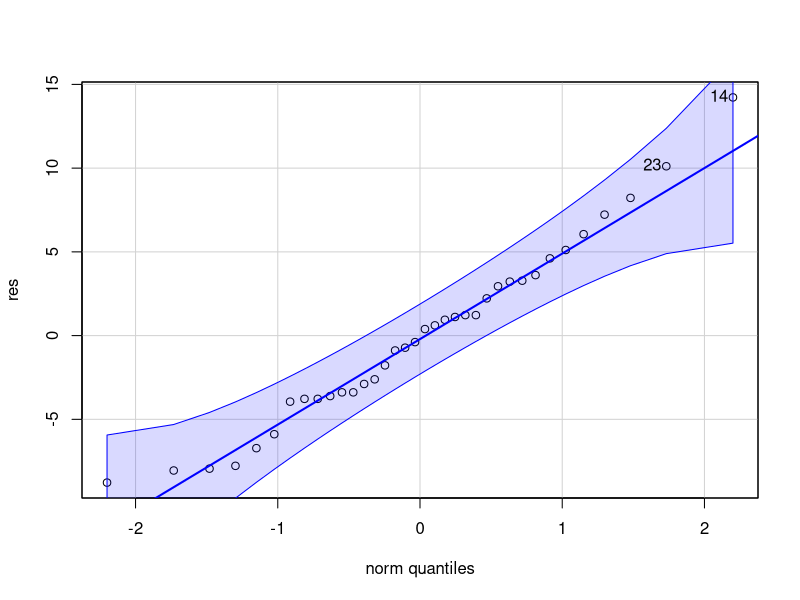
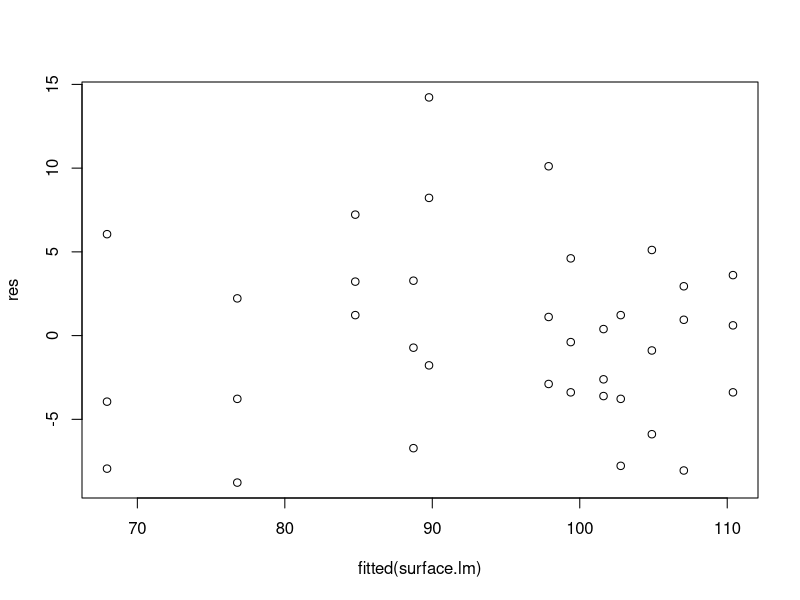
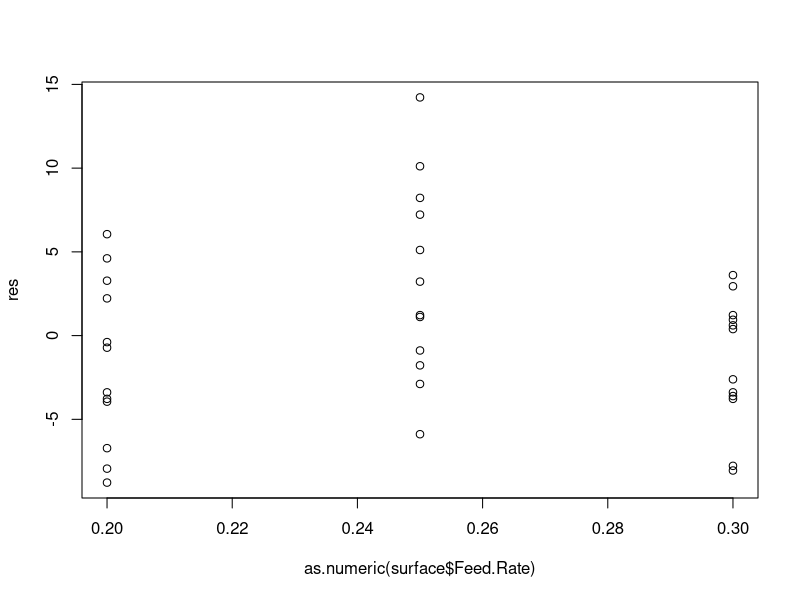
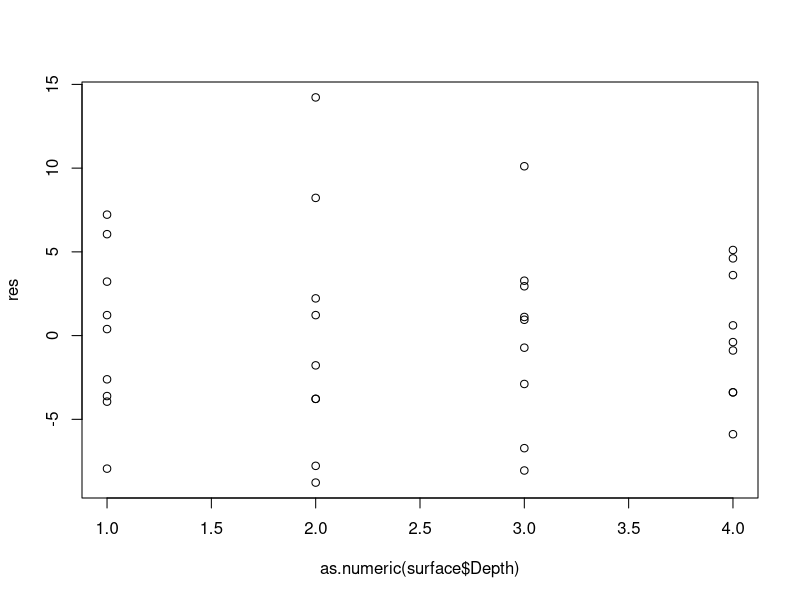
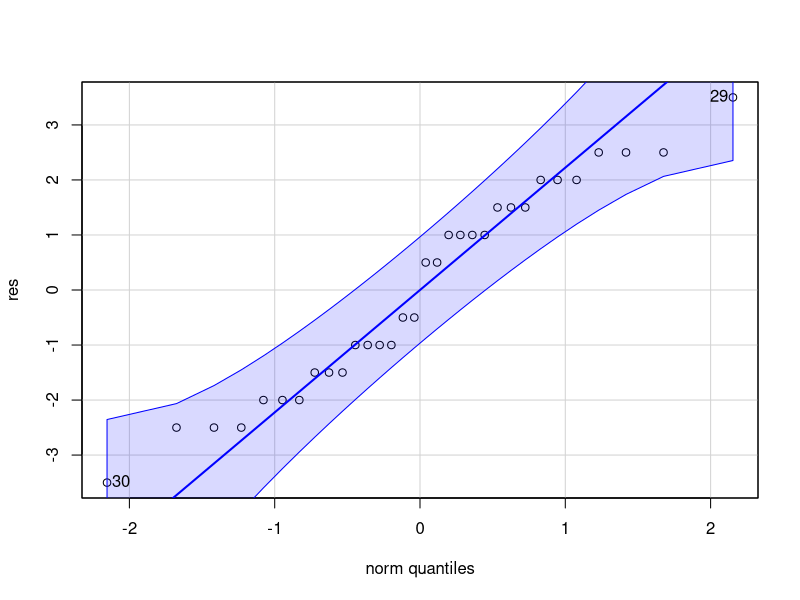
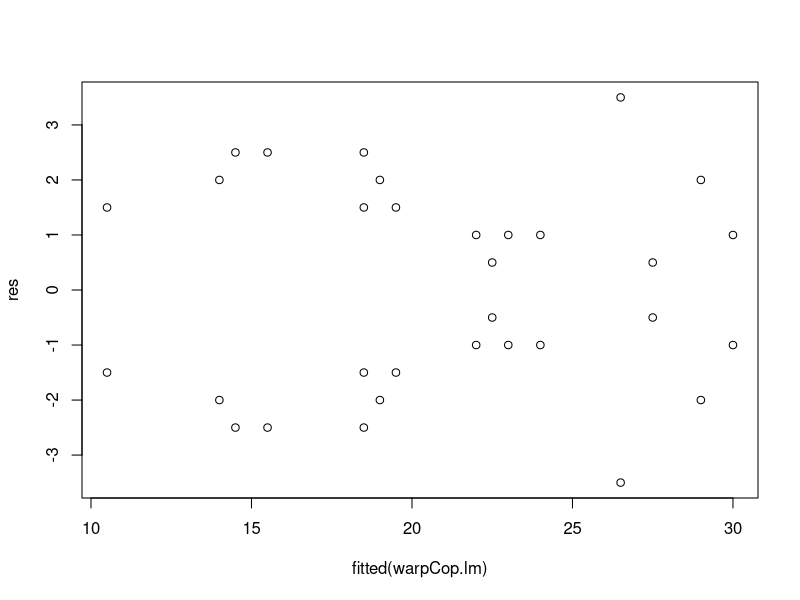
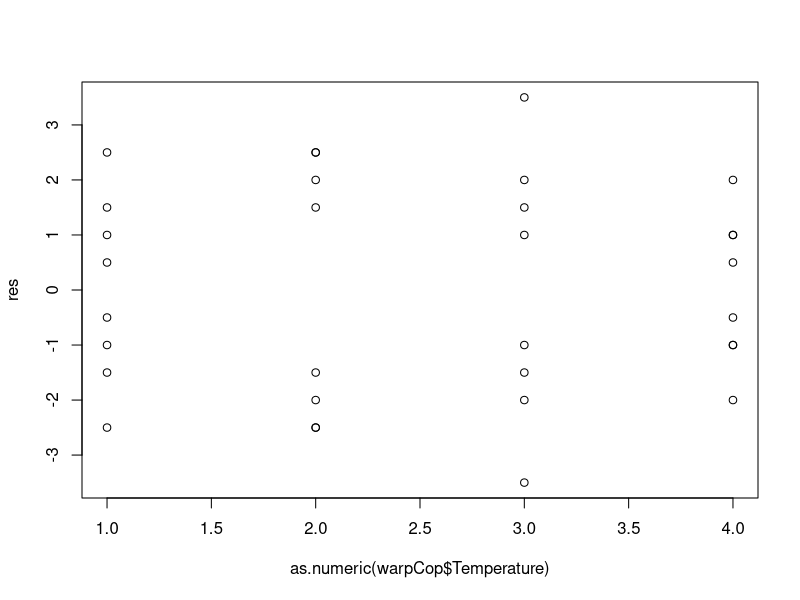
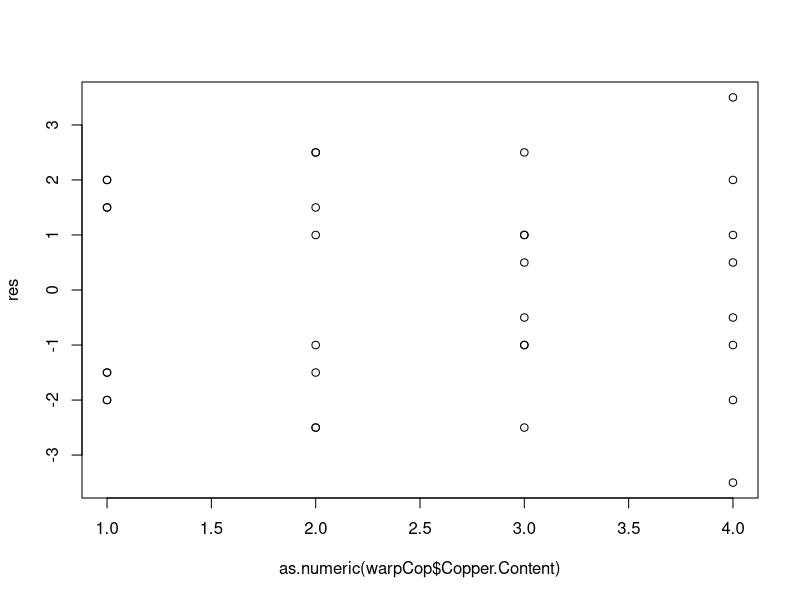

R code for these plots, in order: (Note: this script raises an error after producing the figures.)
## ---- chunk 1
# libraries
library(readxl)
library(car)
library(reshape2)
## ---- chunk 2
library(readxl)
#surface <- read_excel("C:/Users/Emmanuel/Desktop/SPRING 2018/MATH 447/Chapter 5/surface.xlsx")

# surface wide format
surface.w <- as.data.frame(x = matrix(data = c(rep(c(.2, .25, .3), each = 3), c(74, 64, 60, 92, 86, 88, 99, 98, 102), c(79, 68, 73, 98, 104, 88, 104, 99, 95), c(82, 88, 92, 99, 108, 95, 108, 110, 99), c(99, 104, 96, 104, 110, 99, 114, 111, 107)), nrow = 9, byrow = FALSE))

names(surface.w) <- c("Feed.Rate", ".15", ".18", ".2", ".25")

# surface long format
surface <- melt(data = surface.w, id.vars = c("Feed.Rate"))
names(surface) <- c("Feed.Rate", "Depth", "Surface")
surface

####
surface.aov = aov(Surface ~ factor(Feed.Rate)*factor(Depth), surface)
summary(surface.aov)
## ---- chunk 3
surface.lm=lm(Surface ~ Feed.Rate*Depth,surface)
res=surface$Surface-fitted(surface.lm)
library(car)
qqPlot(res)
plot(fitted(surface.lm), res) 
plot(as.numeric(surface$Feed.Rate), res)
plot(as.numeric(surface$Depth), res)
## ---- chunk 4
total1 = (74+64+60+79+68+73+82+88+92+99+104+96)
estimate0.20 = total1/12; estimate0.20
total2 = (92+86+88+98+104+88+99+108+95+104+110+99)
estimate0.25 = total2/12; estimate0.25
total3 = (99+98+102+104+99+95+108+110+99+114+111+107)
estimate0.30 = total3/12; estimate0.30
## ---- chunk 5
surface.aov = aov(Surface ~ factor(Feed.Rate)*factor(Depth), surface)
summary(surface.aov)
## ---- chunk 6
estimate0.20
estimate0.25
alpha = 0.05
a=3
b=4
n=3
MSe=summary(surface.aov)[[1]][4,3]
tk.cri=qtukey(.95,a,a*b*(n-1))*sqrt(2*MSe/n)
diff = estimate0.20-estimate0.25
me=c(-1,1)*tk.cri+diff
me
## ---- chunk 7
library(readxl)
# warpCop <- read_excel("warpCop.xlsx")

# warpCop wide format
warpCop.w <- as.data.frame(x = matrix(data = c(rep(c(50, 75, 100, 125),
                                                   each = 2),
                                               c(17, 20, 12, 9, 16, 12, 21, 17),
                                               c(16, 21, 18, 13, 18, 21, 23, 21),
                                               c(24, 22, 17, 12, 25, 23, 23, 22),
                                               c(28, 27, 27, 31, 30, 23, 29, 31)),
                                      byrow = FALSE,
                                      nrow = 8))
names(warpCop.w) <- c("Temperature", "40", "60", "80", "100")

# warpCop long format
warpCop <- melt(data = warpCop.w, id.vars = c("Temperature"))
names(warpCop) <- c("Temperature", "Copper.Content", "Warping")
warpCop

warpCop$Temperature=as.factor(warpCop$Temperature) #factor A; a levels
warpCop$Copper.Content=as.factor(warpCop$Copper.Content) #factor B; b levels
warpCop.aov = aov(Warping ~ Temperature*Copper.Content, warpCop)
summary(warpCop.aov)

MSe=summary(warpCop.aov)[[1]][4,3]
## ---- chunk 8
warpCop.lm=lm(Warping ~ Temperature*Copper.Content,warpCop)
res=warpCop$Warping-fitted(warpCop.lm)
library(car)
qqPlot(res)
plot(fitted(warpCop.lm), res) 
plot(as.numeric(warpCop$Temperature), res)
plot(as.numeric(warpCop$Copper.Content), res)
## ---- chunk 9
#fiber <- read_excel("C:/Users/Emmanuel/Desktop/SPRING 2018/MATH 447/Chapter 5/fiber.xlsx")

# fiber wide format
fiber.w <- as.data.frame(x = matrix(data = c(rep(c("1", "2", "3"),
                                                 each = 2),
                                             c(109, 110, 110, 112, 116, 114),
                                             c(110, 115, 110, 111, 112, 115),
                                             c(108, 109, 111, 109, 114, 119),
                                             c(110, 108, 114, 112, 120, 117)),
                                    nrow = 6,
                                    byrow = FALSE))
names(fiber.w) <- c("Operator", "1", "2", "3", "4")

# fiber long format
fiber <- melt(data = fiber.w, id.vars = c("Operator"))
names(fiber) <- c("Operator", "Machine", "Strength")
fiber
  

fiber.aov = aov(as.numeric(Strength) ~ Operator*Machine, fiber)
summary(fiber.aov)
## ---- chunk 10
fiber.lm=lm(Strength ~ Operator*Machine,fiber)
res=fiber$Strength-fitted(fiber.lm)
library(car)
qqPlot(res)
plot(fitted(fiber.lm), res) 
plot(as.numeric(fiber$Operator), res)
plot(as.numeric(fiber$Machine), res)
## ---- chunk 11
# creating table
warp <- as.data.frame(x = matrix(data = c(rep(x = c("Block 1", "Block 2"),
                                              each = 16),
                                          rep(x = c(50, 75, 100, 125),
                                              each = 4,
                                              times = 2),
                                          rep(x = c(40, 60, 80, 100),
                                              times = 8),
                                          c(17, 16, 24, 28,
                                            12, 18, 17, 27,
                                            16, 18, 25, 30,
                                            21, 23, 23, 29,
                                            20, 21, 22, 27,
                                            9, 13, 12, 31,
                                            12, 21, 23, 23,
                                            17, 21, 22, 31)),
                                 nrow = 32,
                                 byrow = FALSE))
names(warp) <- c("Blocks", "Temp", "Copper", "Warp")
attach(warp)

# running ANOVA
warp.aov <- aov(formula = as.numeric(Warp) ~ factor(Blocks) + factor(Temp)*factor(Copper),
                data = warp)
summary(warp.aov)

# sum of squares components
n = 2; a = 4; b = 4
part2 <- ((17 + 16 + 24 + 28 + 12 + 18 + 17 + 27 + 16 + 18 + 25 + 30 + 21 + 23 + 23 + 29 + 20 + 21 + 22 + 27 + 9 + 13 + 12 + 31 + 12 + 21 + 23 + 23 + 17 + 21 + 22 + 31)**2) / (32)
total <- ((17)**2 + (16)**2 + (24)**2 + (28)**2 + (12)**2 + (18)**2 + (17)**2 + (27)**2 + (16)**2 + (18)**2 + (25)**2 + (30)**2 + (21)**2 + (23)**2 + (23)**2 + (29)**2 + (20)**2 + (21)**2 + (22)**2 + (27)**2 + (9)**2 + (13)**2 + (12)**2 + (31)**2 + (12)**2 + (21)**2 + (23)**2 + (23)**2 + (17)**2 + (21)**2 + (22)**2 + (31)**2)
blocks <- ((17 + 16 + 24 + 28 + 12 + 18 + 17 + 27 + 16 + 18 + 25 + 30 + 21 + 23 + 23 + 29)**2 + (20 + 21 + 22 + 27 + 9 + 13 + 12 + 31 + 12 + 21 + 23 + 23 + 17 + 21 + 22 + 31)**2) / (16)
A <- ((17 + 16 + 24 + 28 + 20 + 21 + 22 + 27)**2 + (12 + 18 + 17 + 27 + 9 + 13 + 12 + 31)**2 + (16 + 18 + 25 + 30 + 12 + 21 + 23 + 23)**2 + (21 + 23 + 23 + 29 + 17 + 21 + 22 + 31)**2) / (8)
B <- ((17 + 20 + 12 + 9 + 16 + 12 + 21 + 17)**2 + (16 + 21 + 18 + 13 + 18 + 21 + 23 + 21)**2 + (24 + 22 + 17 + 12 + 25 + 23 + 23 + 22)**2 + (28 + 27 + 27 + 31 + 30 + 23 + 29 + 31)**2) / (8)
AB <- ((17 + 20)**2 + (16 + 21)**2 + (24 + 22)**2 + (28 + 27)**2 + (12 + 9)**2 + (18 + 13)**2 + (17 + 12)**2 + (27 + 31)**2 + (16 + 12)**2 + (18 + 21)**2 + (25 + 23)**2 + (30 + 23)**2 + (21 + 17)**2 + (23 + 21)**2 + (23 + 22)**2 + (29 + 31)**2) / (2)

# sum of squares
SS_total <- total - part2
SS_block <- blocks - part2
SS_A <- A - part2
SS_B <- B - part2
SS_AB <- AB - part2 - SS_A - SS_B
SS_e <- SS_total - SS_block - SS_A - SS_B - SS_AB

# mean sum of squares
MS_total <- SS_total / 31
MS_block <- SS_block / 1
MS_A <- SS_A / 3
MS_B <- SS_B / 3
MS_AB <- SS_AB / 9
MS_e <- SS_e / 15

# F test
F_A <- MS_A / MS_e
F_B <- MS_B / MS_e
F_AB <- MS_AB / MS_e

F_A0 <- 14.25
F_B0 <- 14.25
F_AB0 <- 3.77

abs(F_A) > F_A0
abs(F_B) > F_B0
abs(F_AB) > F_AB0
## ---- chunk 12
# creating table
fiber <- as.data.frame(x = matrix(data = c(rep(x = c("Block 1", "Block 2"),
                                               each = 12),
                                           rep(x = c(1, 2, 3),
                                               each = 4,
                                               times = 2),
                                           rep(x = c(1, 2, 3, 4),
                                               times = 6),
                                           c(109, 110, 108, 110,
                                             110, 110, 111, 114,
                                             116, 112, 114, 120,
                                             110, 115, 109, 108,
                                             112, 111, 109, 112,
                                             114, 115, 119, 117)),
                       nrow = 24,
                       byrow = FALSE))
names(fiber) <- c("Blocks", "Operator", "Machine", "Strength")
attach(fiber)

# sum of squares components
n = 2; a = 3; b = 4
part2 <- ((109 + 110 + 108 + 110 + 110 + 110 + 111 + 114 + 116 + 112 + 114 + 120 + 110 + 115 + 109 + 108 + 112 + 111 + 109 + 112 + 114 + 115 + 119 + 117)**2) / (24)
total <- ((109)**2 + (110)**2 + (108)**2 + (110)**2 + (110)**2 + (110)**2 + (111)**2 + (114)**2 + (116)**2 + (112)**2 + (114)**2 + (120)**2 + (110)**2 + (115)**2 + (109)**2 + (108)**2 + (112)**2 + (111)**2 + (109)**2 + (112)**2 + (114)**2 + (115)**2 + (119)**2 + (117)**2)
blocks <- ((109 + 110 + 108 + 110 + 110 + 110 + 111 + 114 + 116 + 112 + 114 + 120)**2 + (110 + 115 + 109 + 108 + 112 + 111 + 109 + 112 + 114 + 115 + 119 + 117)**2) / (12)
A <- ((109 + 110 + 108 + 110 + 110 + 115 + 109 + 108)**2 + (110 + 110 + 111 + 114 + 112 + 111 + 109 + 112)**2 + (116 + 112 + 114 + 120 + 114 + 115 + 119 + 117)**2) / (8)
B <- ((109 + 110 + 110 + 112 + 116 + 114)**2 + (110 + 115 + 110 + 111 + 112 + 115)**2 + (108 + 109 + 111 + 109 + 114 + 119)**2 + (110 + 108 + 114 + 112 + 120 + 117)**2) / (6)
AB <- ((109 + 110)**2 + (110 + 115)**2 + (108 + 109)**2 + (110 + 108)**2 + (110 + 112)**2 + (110 + 111)**2 + (111 + 109)**2 + (114 + 112)**2 + (116 + 114)**2 + (112 + 115)**2 + (114 + 119)**2 + (120 + 117)**2) / (2)

# sum of squares
SS_total <- total - part2
SS_block <- blocks - part2
SS_A <- A - part2
SS_B <- B - part2
SS_AB <- AB - part2 - SS_A - SS_B
SS_e <- SS_total - SS_block - SS_A - SS_B - SS_AB

# mean sum of squares
MS_total <- SS_total / 23
MS_block <- SS_block / 1
MS_A <- SS_A / 2
MS_B <- SS_B / 3
MS_AB <- SS_AB / 6
MS_e <- SS_e / 11

# F test
F_A <- MS_A / MS_e
F_B <- MS_B / MS_e
F_AB <- MS_AB / MS_e

F_A0 <- 39.405  # .025, 2, 11
F_B0 <- 14.38   # .025, 3, 11
F_AB0 <- 5.415  # .025, 6, 11

abs(F_A) > F_A0
abs(F_B) > F_B0
abs(F_AB) > F_AB0
## ---- chunk 13
#batteries <- read_excel("C:/Users/Emmanuel/Desktop/SPRING 2018/MATH 447/Chapter 5/batteries.xlsx")

# batteries wide format
batteries.w <- as.data.frame(x = matrix(data = c(rep(x = c("A", "B"),
                                                     each = 2),
                                                 c(8.6, 8.2, 9.4, 8.8),
                                                 c(7.9, 8.4, 8.5, 8.9),
                                                 c(5.4, 5.7, 5.8, 5.9)),
                                        nrow = 4,
                                        byrow = FALSE))

names(batteries.w) <- c("Brand", "Radio", "Camera", "DVD")

# battieries long format
batteries <- melt(data = batteries.w, id.vars = c("Brand"))
names(batteries) <- c("Brand", "Device", "Life")
batteries

# ANOVA
batteries.aov = aov(as.numeric(Life)~factor(Brand)*factor(Device), batteries)
summary(batteries.aov)
## ---- chunk 14
batteries.lm=lm(as.numeric(Life) ~ factor(Brand)*factor(Device), batteries)
res=as.numeric(batteries$Life)-fitted(batteries.lm)
library(car)
qqPlot(res)
plot(fitted(batteries.lm), res) 
plot(as.numeric(batteries$Brand), res)
plot(as.numeric(batteries$Device), res)
